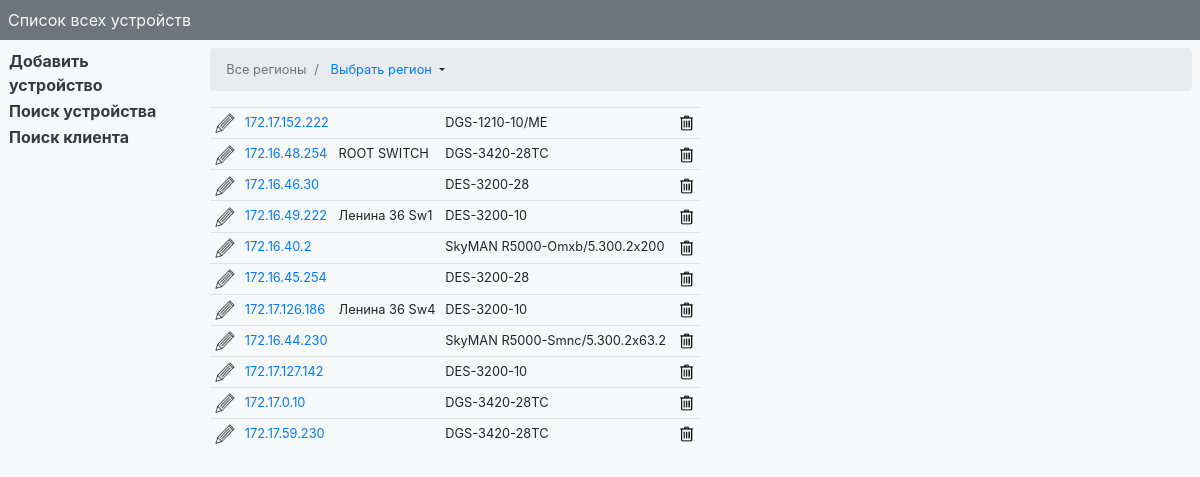
The app's page / (signed in), older data.
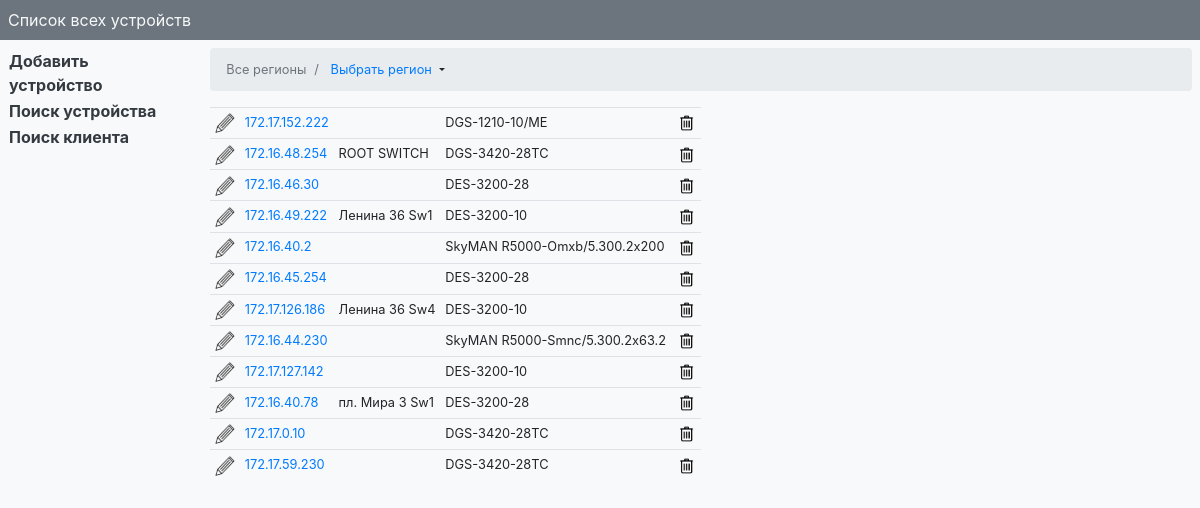
The same page, newer data.
### models_device/models.py (models this page shows, shortened)
class Device(models.Model):
    model = models.ForeignKey(ModelDevices, null=True, on_delete=models.SET_NULL, help_text='модель устройства', verbose_name='Модель')
    ip = models.GenericIPAddressField(unique=True, help_text='IP нового устройства', verbose_name='IP устройства')
    incoming_port = models.CharField(max_length=10, help_text='приходящий порт', default=1, verbose_name='Приходящий порт')
    up_connect_ip = models.GenericIPAddressField(validators=[validate_up_connect_ip], help_text='IP устройства от которого подключено', verbose_name='IP вышестоящего')
    up_connect_port = models.CharField(max_length=10, help_text='порт подключения на вышестоящем устройстве', default=1, verbose_name='Порт вышестоящего')
    city = models.ForeignKey(Cities, on_delete=models.PROTECT, help_text='город подключения', verbose_name='Город')
    comment = models.TextField(blank=True, verbose_name='Комментарий', help_text='комментарий')
    update = models.DateTimeField(auto_now=True)
    class Meta:
        verbose_name = 'Установленное оборудование'
        verbose_name_plural = 'Установленное оборудование'

class ModelDevices(models.Model):
    type = models.CharField(max_length=30, verbose_name='Тип устройства')
    model = models.CharField(max_length=30, help_text='модель устройства', verbose_name='Модель')
    ports = models.PositiveSmallIntegerField(help_text='количество портов', verbose_name='Портов')
    template = models.CharField(max_length=50,help_text='имя файла с шаблоном', verbose_name='Шаблон')
    comment = models.TextField(blank=True, verbose_name='Комментарий', help_text='комментарий')
    class Meta:
        verbose_name = 'Тип и модель оборудования'
        verbose_name_plural = 'Типы и модели оборудования'
        ordering = ['model']

### models_device/views.py (the view, shortened to what this page needs)
# urls.py: path('', DeviceView.as_view(), name='dev_list'),
class DeviceView(ListView):
    template_name = "dev_list.html"
    paginate_by = 12
    def __init__(self, *args, **kwargs):
        super(DeviceView, self).__init__(*args, **kwargs)
        self.regions = Cities.all_regions()
    def _all_dev(self):
        self.kwargs["regions"] = self.regions
        return Device.objects.all().order_by('city')
    def get(self, request, *args, **kwargs):
        current_user = request.user
        if "city" in self.kwargs:
            self._action_list = [self._city, "city", "region"]
            try:
                Cities.objects.get(city=self.kwargs["city"])
            except Cities.DoesNotExist: # if there is no such city
                return redirect('device')
        elif "region" in self.kwargs:
            self._action_list = [self._region, "cities", "region"]
            if not Cities.get_reg_id(self.kwargs["region"]): # if there is no such region
                return redirect('device')
        else:
            self._action_list = [self._all_dev, "regions"]
        return super(DeviceView, self).get(request, *args, **kwargs)
    def get_context_data(self, **kwargs):
        self.context = super(DeviceView, self).get_context_data(**kwargs)
        for _key in self._action_list[1:]:
            self.context[_key] = self.kwargs[_key]
        return self.context
    def get_queryset(self):
        return self._action_list[0]()

### cities/models.py (called while the page is built)
    def all_regions():
        regions = []
        for _reg in REGIONS:
            regions.append(_reg[1])
        return regions

### models_device/templates/dev_list.html (shortened to what this page needs)
{% extends "base.html" %}
{% load static %}
{% block head %}
	{% if region %}
		{% if city %}
		<nav aria-label="breadcrumb">
		  <ol class="breadcrumb">
		  	<li class="breadcrumb-item"><a href="{% url 'device' %}">Все регионы</a></li>
		    <li class="breadcrumb-item"><a href="{% url 'dev_list_region' region %}">{{ region }}</a></li>
		    <li class="breadcrumb-item active" aria-current="page">{{ city }} </li>
		  </ol>
		</nav>
		{% else %}
			<nav aria-label="breadcrumb">
			  <ol class="breadcrumb">
			  	<li class="breadcrumb-item"><a href="{% url 'device' %}">Все регионы</a></li>
			    <li class="breadcrumb-item active" aria-current="page">{{ region }} </li>
	  				<li class="breadcrumb-item dropdown-toggle" id="dropdownMenu2" data-toggle="dropdown" aria-haspopup="true" aria-expanded="false">
	    				<a href="#">Выбрать город</a>
	  				</li>
	  				<div class="dropdown-menu" aria-labelledby="dropdownMenu2">
				{% for city in cities %}
						<a class="dropdown-item" href="{% url 'dev_list_city' region city.city %}" title="Показать подключения в городе {{ city.city }}">{{ city.city }}</a>
				{% endfor %}
					</div>
			  </ol>
			</nav>
		{% endif %}
	{% else %}
			<nav aria-label="breadcrumb">
			  <ol class="breadcrumb">
			  	<li class="breadcrumb-item active">Все регионы</li>
	  				<li class="breadcrumb-item dropdown-toggle" id="dropdownMenu2" data-toggle="dropdown" aria-haspopup="true" aria-expanded="false">
	    				<a href="#">Выбрать регион</a>
	  				</li>
			  </ol>
			</nav>
	{% endif %}
{% endblock %}
{% block main %}
			<table class="table table-sm table-hover w-50">
			{% for dev in object_list %}
			<tr>
				<td>
					{% if perms.models_device.change_device %}
	          			<a class="alert-link text-dark" href="{% url 'device_edit' dev.pk %}" data-toggle="tooltip" data-placement="top" title="Редактировать устройство">
							<img src="{% static "img/edit.png" %}" width="20" height="20">
						</a>
					{% endif %}
				</td>
				<td>
					<a href="{% url 'connections_on_dev' dev.pk %}" data-toggle="tooltip" data-placement="top" title="Показать подключения на данном устройстве">
						{{ dev.ip }}
					</a>
				<td>
					{{ dev.comment }}
				</td>
				<td>
					{{ dev.model.model }}
				</td>
				<td>
					{% if perms.models_device.delete_device %}
						<a href="" data-toggle="modal" data-target="#deleteModal{{ dev.pk }}" ><img src="{% static "img/delete.png" %}" width="20" height="20"title="Удалить устройство"></a>
					{% endif %}
				</td>
				</td>
			</tr>
			{% endfor %}
			</table>
			<div class="row">
          		<div class="col-4 p-3">
				</div>
			</div>
{% endblock %}

Row changes from the older to the newer data that the page shows:
added Device: ip "172.16.40.78", comment "пл. Мира 3 Sw1", model.model "DES-3200-28"
